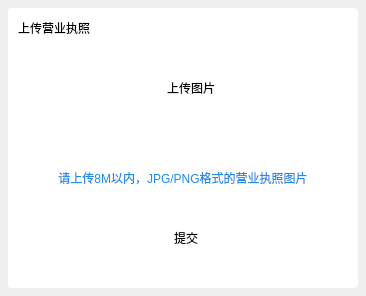
<?xml version="1.0" encoding="UTF-8"?>
<ui version="4.0">
 <class>UploadLicenseDlg</class>
 <widget class="QDialog" name="UploadLicenseDlg">
  <property name="geometry">
   <rect>
    <x>0</x>
    <y>0</y>
    <width>366</width>
    <height>296</height>
   </rect>
  </property>
  <property name="sizePolicy">
   <sizepolicy hsizetype="Fixed" vsizetype="Fixed">
    <horstretch>0</horstretch>
    <verstretch>0</verstretch>
   </sizepolicy>
  </property>
  <property name="minimumSize">
   <size>
    <width>366</width>
    <height>296</height>
   </size>
  </property>
  <property name="maximumSize">
   <size>
    <width>3660</width>
    <height>2960</height>
   </size>
  </property>
  <property name="windowTitle">
   <string>MessageTipDlg</string>
  </property>
  <layout class="QVBoxLayout" name="verticalLayout">
   <property name="spacing">
    <number>0</number>
   </property>
   <property name="leftMargin">
    <number>8</number>
   </property>
   <property name="topMargin">
    <number>8</number>
   </property>
   <property name="rightMargin">
    <number>8</number>
   </property>
   <property name="bottomMargin">
    <number>8</number>
   </property>
   <item>
    <widget class="QWidget" name="FilletWidget" native="true">
     <property name="sizePolicy">
      <sizepolicy hsizetype="Fixed" vsizetype="Fixed">
       <horstretch>0</horstretch>
       <verstretch>0</verstretch>
      </sizepolicy>
     </property>
     <property name="minimumSize">
      <size>
       <width>350</width>
       <height>280</height>
      </size>
     </property>
     <property name="maximumSize">
      <size>
       <width>3500</width>
       <height>2800</height>
      </size>
     </property>
     <property name="styleSheet">
      <string notr="true">border-radius:4px;
background-color: rgb(255, 255, 255);</string>
     </property>
     <widget class="QLabel" name="labelTilte">
      <property name="geometry">
       <rect>
        <x>5</x>
        <y>160</y>
        <width>340</width>
        <height>20</height>
       </rect>
      </property>
      <property name="sizePolicy">
       <sizepolicy hsizetype="Fixed" vsizetype="Fixed">
        <horstretch>0</horstretch>
        <verstretch>0</verstretch>
       </sizepolicy>
      </property>
      <property name="minimumSize">
       <size>
        <width>340</width>
        <height>20</height>
       </size>
      </property>
      <property name="maximumSize">
       <size>
        <width>340</width>
        <height>20</height>
       </size>
      </property>
      <property name="styleSheet">
       <string notr="true">font: 75 12px &quot;微软雅黑&quot;;
color:#1F8BED;</string>
      </property>
      <property name="text">
       <string>请上传8M以内，JPG/PNG格式的营业执照图片</string>
      </property>
      <property name="alignment">
       <set>Qt::AlignCenter</set>
      </property>
     </widget>
     <widget class="QWidget" name="BtnWidget1" native="true">
      <property name="geometry">
       <rect>
        <x>8</x>
        <y>190</y>
        <width>330</width>
        <height>80</height>
       </rect>
      </property>
      <property name="sizePolicy">
       <sizepolicy hsizetype="Fixed" vsizetype="Fixed">
        <horstretch>0</horstretch>
        <verstretch>0</verstretch>
       </sizepolicy>
      </property>
      <property name="minimumSize">
       <size>
        <width>330</width>
        <height>80</height>
       </size>
      </property>
      <property name="maximumSize">
       <size>
        <width>330</width>
        <height>80</height>
       </size>
      </property>
      <widget class="QPushButton" name="buttonOK">
       <property name="geometry">
        <rect>
         <x>110</x>
         <y>20</y>
         <width>120</width>
         <height>40</height>
        </rect>
       </property>
       <property name="sizePolicy">
        <sizepolicy hsizetype="Fixed" vsizetype="Fixed">
         <horstretch>0</horstretch>
         <verstretch>0</verstretch>
        </sizepolicy>
       </property>
       <property name="minimumSize">
        <size>
         <width>72</width>
         <height>32</height>
        </size>
       </property>
       <property name="maximumSize">
        <size>
         <width>200</width>
         <height>100</height>
        </size>
       </property>
       <property name="styleSheet">
        <string notr="true">QPushButton{background-color:qlineargradient(spread:pad, x1:0, y1:0, x2:1, y2:0, stop:0 rgba(2, 164, 253, 1), stop:1 rgba(31, 139, 237, 1));border-radius:4px;font: 14px &quot;微软雅黑&quot;;color:rgba(255, 255, 255, 1);}
			QPushButton:hover,pressed{ background-color: qlineargradient(spread:pad, x1:0, y1:0, x2:0, y2:1, stop:0 rgba(40, 178, 253, 1),stop:1 rgba(64, 156, 240, 1));
		  border-radius:4px;font: 14px &quot;微软雅黑&quot;;color:rgba(255, 255, 255, 1);}
QPushButton:disabled{ background-color:rgba(200,200,200,1);border-radius:4px;};</string>
       </property>
       <property name="text">
        <string>提交</string>
       </property>
      </widget>
     </widget>
     <widget class="QPushButton" name="clostPushButton">
      <property name="geometry">
       <rect>
        <x>310</x>
        <y>10</y>
        <width>32</width>
        <height>28</height>
       </rect>
      </property>
      <property name="styleSheet">
       <string notr="true">QPushButton{
border-image: url(:/ZcloudCommon/image/browser_close_nor.png);}
QPushButton:hover,pressed{
border-image: url(:/ZcloudCommon/image/browser_close_hov.png);
}</string>
      </property>
      <property name="text">
       <string/>
      </property>
     </widget>
     <widget class="QLabel" name="label">
      <property name="geometry">
       <rect>
        <x>10</x>
        <y>10</y>
        <width>120</width>
        <height>20</height>
       </rect>
      </property>
      <property name="text">
       <string>上传营业执照</string>
      </property>
     </widget>
     <widget class="QLabel" name="labelLicense">
      <property name="geometry">
       <rect>
        <x>5</x>
        <y>30</y>
        <width>340</width>
        <height>150</height>
       </rect>
      </property>
      <property name="text">
       <string/>
      </property>
     </widget>
     <widget class="QPushButton" name="labelUpload">
      <property name="geometry">
       <rect>
        <x>133</x>
        <y>30</y>
        <width>100</width>
        <height>100</height>
       </rect>
      </property>
      <property name="text">
       <string>上传图片</string>
      </property>
     </widget>
     <zorder>labelLicense</zorder>
     <zorder>labelTilte</zorder>
     <zorder>BtnWidget1</zorder>
     <zorder>clostPushButton</zorder>
     <zorder>label</zorder>
     <zorder>labelUpload</zorder>
    </widget>
   </item>
  </layout>
 </widget>
 <layoutdefault spacing="6" margin="11"/>
 <resources>
  <include location="EntCenterWidget.qrc"/>
 </resources>
 <connections>
  <connection>
   <sender>clostPushButton</sender>
   <signal>clicked()</signal>
   <receiver>UploadLicenseDlg</receiver>
   <slot>reject()</slot>
   <hints>
    <hint type="sourcelabel">
     <x>279</x>
     <y>39</y>
    </hint>
    <hint type="destinationlabel">
     <x>365</x>
     <y>6</y>
    </hint>
   </hints>
  </connection>
 </connections>
</ui>
